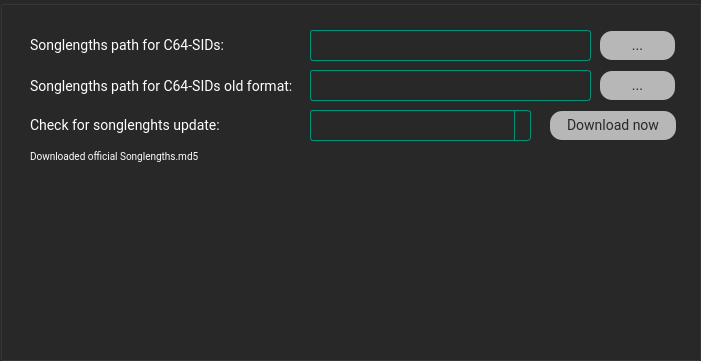
  <widget class="QGroupBox" name="groupBoxLibsid">
   <property name="geometry">
    <rect>
     <x>170</x>
     <y>220</y>
     <width>701</width>
     <height>361</height>
    </rect>
   </property>
   <property name="styleSheet">
    <string notr="true">QWidget
{
border-color:#ff2828;
selection-background-color: #333333/*selection*/;
selection-color: #ffffff/*main text*/;
font-family:Roboto;
font-size:14px;
background-color:#282828/*background*/;
color:#ffffff/*main text*/;
}
QTextEdit {
    border: 8px solid;
	border-color:#009379/*main*/; 
    border-radius: 3px;
    padding: 1px 18px 1px 3px;
    min-width: 6em;
}

QSlider::groove:horizontal { 
	background-color: #404040/*medium*/;
	height: 4px; 
	border-radius: 4px;
}
QSlider::handle:horizontal { 
	background-color: #009379/*main*/; 
	border: 2px solid #009379/*main*/; 
	width: 11px; 
	height: 20px; 
	line-height: 20px; 
	margin-top: -5px; 
	margin-bottom: -5px; 
	border-radius: 7px; 
}
QSlider::handle:horizontal:hover { 
	background-color: #00c09e/*main hover*/; 
	border: 2px solid #00c09e/*main hover*/; 
}


QSlider::sub-page:horizontal {
background-color:#009379/*main*/; 
}
QComboBox {
    border: 1px solid;
	border-color: #009379/*main*/; 
    border-radius: 3px;
    padding: 1px 18px 1px 3px;
    min-width: 6em;
}



QComboBox:!editable, QComboBox::drop-down:editable {
     background: ;
}

/* QComboBox gets the &quot;on&quot; state when the popup is open */
QComboBox:!editable:on, QComboBox::drop-down:editable:on {
    background: #333333/*selection*/
}

QComboBox:on { /* shift the text when the popup opens */
    padding-top: 3px;
    padding-left: 4px;
}

QComboBox::drop-down {
    subcontrol-origin: padding;
    subcontrol-position: top right;
    width: 15px;

    border-left-width: 1px;
    border-left-color: #009379/*main*/; 
    border-left-style: solid; /* just a single line */
    border-top-right-radius: 3px; /* same radius as the QComboBox */
    border-bottom-right-radius: 3px;
}
QComboBox QAbstractItemView {
    border: 1px solid;
	border-color: #009379/*main*/; 
    background-color:#282828/*background*/;
	outline:none;
}
QComboBox::down-arrow {
    image: url(/usr/share/icons/crystalsvg/16x16/actions/1downarrow.png);
}

QComboBox::down-arrow:on { /* shift the arrow when popup is open */
    top: 1px;
    left: 1px;
}

QLineEdit {
    border: 1px solid;
	border-color:#009379/*main*/; 
    border-radius: 3px;
    padding: 1px 18px 1px 3px;
    min-width: 6em;
}
QLineEdit:disabled{
border-color:#404040/*medium*/;
}
QWidget:disabled
{
color:#404040/*medium*/;

}

QSlider::handle:disabled { 
	background-color: #404040/*medium*/;
	border: 2px solid #404040/*medium*/;
}
QSlider::sub-page:horizontal:disabled {
background-color:#404040/*medium*/;
}
QComboBox:disabled {
    border: 1px solid #404040/*medium*/;

}
QComboBox::drop-down:disabled {

    border-left-color: #404040/*medium*/;

}
QPushButton
{
font-family:roboto;
background-color: #b7b7b7/*button*/;
border-radius: 12px;
padding:6px;
font-size:14px;
color:#282828/*background*/;
}
QPushButton:hover
{
	background-color: #ffffff/*button hover*/;
}
</string>
   </property>
   <property name="title">
    <string/>
   </property>
   <property name="flat">
    <bool>true</bool>
   </property>
   <property name="checkable">
    <bool>false</bool>
   </property>
   <widget class="QPushButton" name="buttonBrowseSonglengths">
    <property name="geometry">
     <rect>
      <x>600</x>
      <y>31</y>
      <width>75</width>
      <height>29</height>
     </rect>
    </property>
    <property name="styleSheet">
     <string notr="true"/>
    </property>
    <property name="text">
     <string>...</string>
    </property>
   </widget>
   <widget class="QLabel" name="labelSidSongFilePath">
    <property name="geometry">
     <rect>
      <x>30</x>
      <y>25</y>
      <width>201</width>
      <height>41</height>
     </rect>
    </property>
    <property name="text">
     <string>Songlengths path for C64-SIDs:</string>
    </property>
   </widget>
   <widget class="QLineEdit" name="lineEditSonglength">
    <property name="geometry">
     <rect>
      <x>310</x>
      <y>30</y>
      <width>281</width>
      <height>31</height>
     </rect>
    </property>
    <property name="cursorMoveStyle">
     <enum>Qt::LogicalMoveStyle</enum>
    </property>
    <property name="clearButtonEnabled">
     <bool>false</bool>
    </property>
   </widget>
   <widget class="QLineEdit" name="lineEditSonglengthOld">
    <property name="geometry">
     <rect>
      <x>310</x>
      <y>70</y>
      <width>281</width>
      <height>31</height>
     </rect>
    </property>
    <property name="cursorMoveStyle">
     <enum>Qt::LogicalMoveStyle</enum>
    </property>
    <property name="clearButtonEnabled">
     <bool>false</bool>
    </property>
   </widget>
   <widget class="QLabel" name="labelSidSongFilePathOld">
    <property name="geometry">
     <rect>
      <x>30</x>
      <y>66</y>
      <width>271</width>
      <height>41</height>
     </rect>
    </property>
    <property name="text">
     <string>Songlengths path for C64-SIDs old format:</string>
    </property>
   </widget>
   <widget class="QPushButton" name="buttonBrowseSonglengthsOld">
    <property name="geometry">
     <rect>
      <x>600</x>
      <y>71</y>
      <width>75</width>
      <height>29</height>
     </rect>
    </property>
    <property name="styleSheet">
     <string notr="true"/>
    </property>
    <property name="text">
     <string>...</string>
    </property>
   </widget>
   <widget class="QLabel" name="labelSIDSongLengthDownloaded">
    <property name="geometry">
     <rect>
      <x>30</x>
      <y>150</y>
      <width>651</width>
      <height>41</height>
     </rect>
    </property>
    <property name="styleSheet">
     <string notr="true">QLabel
{
font-size:10px;
}</string>
    </property>
    <property name="text">
     <string>Downloaded official Songlengths.md5</string>
    </property>
    <property name="alignment">
     <set>Qt::AlignLeading|Qt::AlignLeft|Qt::AlignTop</set>
    </property>
    <property name="wordWrap">
     <bool>true</bool>
    </property>
   </widget>
   <widget class="QLabel" name="labelSidSongFileUpdateFrequency">
    <property name="geometry">
     <rect>
      <x>30</x>
      <y>105</y>
      <width>201</width>
      <height>41</height>
     </rect>
    </property>
    <property name="text">
     <string>Check for songlenghts update:</string>
    </property>
   </widget>
   <widget class="QComboBox" name="comboBoxSidSongFileUpdateFrequency">
    <property name="geometry">
     <rect>
      <x>310</x>
      <y>110</y>
      <width>221</width>
      <height>31</height>
     </rect>
    </property>
    <property name="frame">
     <bool>true</bool>
    </property>
   </widget>
   <widget class="QPushButton" name="buttonDownloadSIDLength">
    <property name="geometry">
     <rect>
      <x>550</x>
      <y>111</y>
      <width>126</width>
      <height>29</height>
     </rect>
    </property>
    <property name="styleSheet">
     <string notr="true"/>
    </property>
    <property name="text">
     <string>Download now</string>
    </property>
   </widget>
  </widget>
